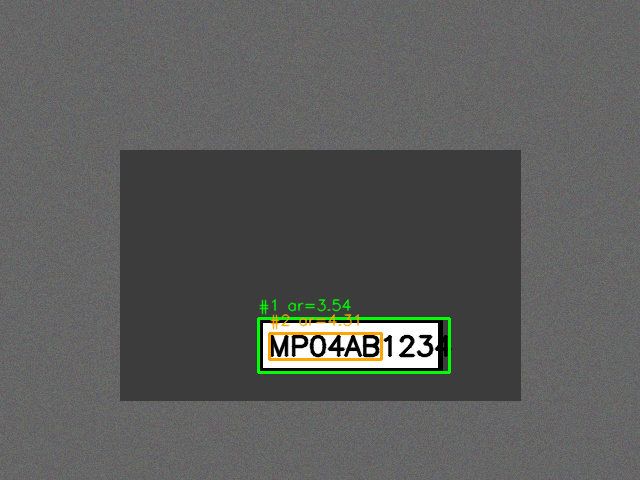
#> input picture synthetic_car1_candidates.png, 640 x 480 px
$ python ocr_report.py synthetic_car1_candidates.png
#> lines starting #> are read from the running program, lines starting #| are printed output that depends on the picture; after the words box and inside, x2 and y2 are one past the last pixel; in counts of white or black regions, pixels touching at a corner belong together
### preprocess.py
"""
preprocess.py
-------------
Module 1: Preprocessing

Takes a raw BGR image and produces:
  - grayscale version
  - noise-reduced version (bilateral filter: smooths flat regions,
    preserves edges -- important because plate borders/characters
    are exactly the edges we need to keep sharp)
  - Canny edge map (used downstream for contour-based localization)

Kept deliberately simple / classical (no deep learning), per the
project scope: OpenCV only.
"""

import cv2
import numpy as np


def to_grayscale(image: np.ndarray) -> np.ndarray:
    """Convert a BGR image to single-channel grayscale."""
    if len(image.shape) == 2:
        return image  # already grayscale
    return cv2.cvtColor(image, cv2.COLOR_BGR2GRAY)


def denoise(gray: np.ndarray, d: int = 11, sigma_color: int = 17,
            sigma_space: int = 17) -> np.ndarray:
    """
    Apply a bilateral filter.

    Unlike Gaussian blur, bilateral filtering smooths noise/texture
    while keeping strong edges intact -- which is exactly what we
    want before edge detection, since we don't want to blur away
    the plate's rectangular border.
    """
    return cv2.bilateralFilter(gray, d, sigma_color, sigma_space)


def detect_edges(denoised: np.ndarray, low_thresh: int = 30,
                  high_thresh: int = 200) -> np.ndarray:
    """Run Canny edge detection on the denoised grayscale image."""
    return cv2.Canny(denoised, low_thresh, high_thresh)


def preprocess_image(image: np.ndarray) -> dict:
    """
    Run the full preprocessing pipeline on a single image.

    Returns a dict with each intermediate stage so callers (and the
    debug/report step) can inspect or save every step if needed.
    """
    gray = to_grayscale(image)
    denoised = denoise(gray)
    edges = detect_edges(denoised)

    return {
        "original": image,
        "gray": gray,
        "denoised": denoised,
        "edges": edges,
    }


# [18 lines that do not run on import are left out]

### localize.py
"""
localize.py
-----------
Module 2: Plate Localization

Given the Canny edge map from preprocess.py, this module:
  1. Finds contours in the edge map.
  2. Filters candidate contours by aspect ratio (plates are
     roughly 2:1 to 5:1, width:height) and by minimum/maximum area
     relative to the image, to throw out noise and implausible
     shapes.
  3. Ranks the surviving candidates and returns the best one(s) as
     bounding boxes (x, y, w, h).

Classical contour-geometry approach -- no ML/DL involved.
"""

from dataclasses import dataclass
from typing import List, Tuple

import cv2
import numpy as np


@dataclass
class PlateCandidate:
    x: int
    y: int
    w: int
    h: int
    area: float
    aspect_ratio: float
    score: float

    @property
    def bbox(self) -> Tuple[int, int, int, int]:
        return (self.x, self.y, self.w, self.h)


def find_candidates(
    edges: np.ndarray,
    image_shape: Tuple[int, int],
    min_aspect: float = 2.0,
    max_aspect: float = 5.5,
    min_area_frac: float = 0.001,
    max_area_frac: float = 0.20,
) -> List[PlateCandidate]:
    """
    Find plausible plate bounding boxes from an edge map.

    Args:
        edges: binary edge map (output of Canny).
        image_shape: (height, width) of the original image, used to
            normalize the area thresholds so they scale with image size.
        min_aspect/max_aspect: acceptable width:height ratio range.
        min_area_frac/max_area_frac: acceptable contour area as a
            fraction of the total image area (filters out both tiny
            noise specks and implausibly large regions).

    Returns:
        List of PlateCandidate, sorted best-first (highest score).
    """
    h_img, w_img = image_shape[:2]
    img_area = float(h_img * w_img)

    # Dilate edges slightly so broken/fragmented plate borders (common
    # with Canny on real-world images) connect into closed contours.
    kernel = np.ones((3, 3), np.uint8)
    dilated = cv2.dilate(edges, kernel, iterations=1)

    contours, _ = cv2.findContours(
        dilated, cv2.RETR_LIST, cv2.CHAIN_APPROX_SIMPLE
    )

    candidates: List[PlateCandidate] = []
    for cnt in contours:
        x, y, w, h = cv2.boundingRect(cnt)
        if h == 0:
            continue

        area = float(w * h)
        area_frac = area / img_area
        aspect_ratio = w / float(h)

        if not (min_area_frac <= area_frac <= max_area_frac):
            continue
        if not (min_aspect <= aspect_ratio <= max_aspect):
            continue

        # Score candidates: prefer boxes whose aspect ratio is close
        # to a "typical" plate ratio (~3.5) and that are reasonably
        # large (larger candidates are usually more reliable than
        # tiny fragments that happened to pass the filters).
        target_aspect = 3.5
        aspect_penalty = abs(aspect_ratio - target_aspect)
        score = area_frac * 10.0 - aspect_penalty

        candidates.append(
            PlateCandidate(
                x=x, y=y, w=w, h=h,
                area=area, aspect_ratio=aspect_ratio, score=score,
            )
        )

    candidates.sort(key=lambda c: c.score, reverse=True)
    return candidates


def non_max_suppress(
    candidates: List[PlateCandidate], iou_thresh: float = 0.3
) -> List[PlateCandidate]:
    """
    Simple greedy NMS so overlapping boxes around the same plate
    don't all get reported as separate candidates.
    """
    def iou(a: PlateCandidate, b: PlateCandidate) -> float:
        ax2, ay2 = a.x + a.w, a.y + a.h
        bx2, by2 = b.x + b.w, b.y + b.h
        ix1, iy1 = max(a.x, b.x), max(a.y, b.y)
        ix2, iy2 = min(ax2, bx2), min(ay2, by2)
        iw, ih = max(0, ix2 - ix1), max(0, iy2 - iy1)
        inter = iw * ih
        if inter == 0:
            return 0.0
        union = a.area + b.area - inter
        return inter / union if union > 0 else 0.0

    kept: List[PlateCandidate] = []
    for cand in candidates:
        if all(iou(cand, k) < iou_thresh for k in kept):
            kept.append(cand)
    return kept


def localize_plates(
    edges: np.ndarray,
    image_shape: Tuple[int, int],
    top_k: int = 3,
) -> List[PlateCandidate]:
    """Full localization step: find candidates, dedupe, return top_k."""
    candidates = find_candidates(edges, image_shape)
    candidates = non_max_suppress(candidates)
    return candidates[:top_k]


# [14 lines left out: function draw_candidates, not called in this run]


# [22 lines that do not run on import are left out]

### ocr_report.py
"""
ocr_report.py
-------------
Module 3: OCR / Reporting

Given the original image and the localized plate candidate(s):
  1. Crop the best candidate region.
  2. Binarize it (Otsu threshold) to give Tesseract a clean,
     high-contrast input.
  3. Run pytesseract OCR restricted to a plate-like character
     whitelist.
  4. Draw the bounding box + recognized text on the full image
     (overlay) for visual QA.
  5. Provide helpers to log per-image results to CSV/JSON so a
     batch run produces a flat-file report.

OCR is treated as best-effort: classical localization + Tesseract
(no deep learning) will not match commercial ANPR accuracy, and
that limitation is documented in the README rather than hidden.
"""

import json
import csv
import os
from dataclasses import dataclass, asdict
from typing import List, Optional

import cv2
import numpy as np
import pytesseract

from localize import PlateCandidate


# Plates are (almost always) uppercase letters + digits + occasional
# hyphen/space -- restricting Tesseract's charset measurably improves
# accuracy versus letting it guess from its full dictionary.
TESSERACT_CONFIG = (
    "--psm 7 -c tessedit_char_whitelist=ABCDEFGHIJKLMNOPQRSTUVWXYZ0123456789"
)


@dataclass
class OCRResult:
    image_name: str
    plate_found: bool
    bbox: Optional[tuple]
    aspect_ratio: Optional[float]
    recognized_text: str
    confidence_note: str


def crop_candidate(image: np.ndarray, candidate: PlateCandidate,
                    pad_frac: float = 0.05) -> np.ndarray:
    """Crop the candidate bbox out of the full image, with small padding."""
    h_img, w_img = image.shape[:2]
    pad_x = int(candidate.w * pad_frac)
    pad_y = int(candidate.h * pad_frac)

    x1 = max(0, candidate.x - pad_x)
    y1 = max(0, candidate.y - pad_y)
    x2 = min(w_img, candidate.x + candidate.w + pad_x)
    y2 = min(h_img, candidate.y + candidate.h + pad_y)

    return image[y1:y2, x1:x2]


def binarize_plate(crop: np.ndarray) -> np.ndarray:
    """
    Convert a cropped plate region to a clean black/white image using
    Otsu's method -- gives Tesseract a high-contrast, noise-reduced
    input rather than raw grayscale.
    """
    gray = cv2.cvtColor(crop, cv2.COLOR_BGR2GRAY) if len(crop.shape) == 3 else crop
    gray = cv2.resize(gray, None, fx=2, fy=2, interpolation=cv2.INTER_CUBIC)
    gray = cv2.bilateralFilter(gray, 7, 15, 15)
    _, binary = cv2.threshold(
        gray, 0, 255, cv2.THRESH_BINARY + cv2.THRESH_OTSU
    )
    return binary


def ocr_plate(binary_crop: np.ndarray) -> str:
    """Run Tesseract OCR on a binarized plate crop and clean the result."""
    try:
        raw = pytesseract.image_to_string(binary_crop, config=TESSERACT_CONFIG)
    except pytesseract.TesseractError:
        return ""
    # strip whitespace/newlines Tesseract tends to add
    return "".join(raw.split())


def process_image(
    image: np.ndarray,
    image_name: str,
    candidates: List[PlateCandidate],
) -> OCRResult:
    """
    Run OCR on the best candidate (if any) and return a structured
    result ready to log/report.
    """
    if not candidates:
        return OCRResult(
            image_name=image_name,
            plate_found=False,
            bbox=None,
            aspect_ratio=None,
            recognized_text="",
            confidence_note="no plate-shaped region found",
        )

    best = candidates[0]
    crop = crop_candidate(image, best)
    binary = binarize_plate(crop)
    text = ocr_plate(binary)

    note = "ok" if text else "region found but OCR returned no text " \
                              "(likely low contrast / non-standard font)"

    return OCRResult(
        image_name=image_name,
        plate_found=True,
        bbox=best.bbox,
        aspect_ratio=round(best.aspect_ratio, 2),
        recognized_text=text,
        confidence_note=note,
    )


def draw_result_overlay(
    image: np.ndarray, result: OCRResult
) -> np.ndarray:
    """Draw the bbox + recognized text on a copy of the full image."""
    out = image.copy()
    if result.bbox:
        x, y, w, h = result.bbox
        cv2.rectangle(out, (x, y), (x + w, y + h), (0, 255, 0), 2)
        label = result.recognized_text if result.recognized_text else "?"
        cv2.putText(
            out, label, (x, max(0, y - 10)),
            cv2.FONT_HERSHEY_SIMPLEX, 0.8, (0, 255, 0), 2, cv2.LINE_AA,
        )
    return out


def write_csv_report(results: List[OCRResult], out_path: str) -> None:
    fieldnames = ["image_name", "plate_found", "bbox", "aspect_ratio",
                  "recognized_text", "confidence_note"]
    with open(out_path, "w", newline="") as f:
        writer = csv.DictWriter(f, fieldnames=fieldnames)
        writer.writeheader()
        for r in results:
            writer.writerow(asdict(r))


def write_json_report(results: List[OCRResult], out_path: str) -> None:
    with open(out_path, "w") as f:
        json.dump([asdict(r) for r in results], f, indent=2)


if __name__ == "__main__":
    import sys
    from preprocess import preprocess_image
    from localize import localize_plates

    if len(sys.argv) != 2:
        print("Usage: python ocr_report.py <image_path>")
        sys.exit(1)

    img = cv2.imread(sys.argv[1])
#> img is the input picture: shape (480, 640, 3); mean B, G, R 90.5, 92.5, 91.4
    if img is None:
        print(f"Could not read image: {sys.argv[1]}")
        sys.exit(1)

    name = os.path.basename(sys.argv[1])
    stages = preprocess_image(img)
#> in detect_edges, `return cv2.Canny(denoised, low_thresh, high_thresh)`:
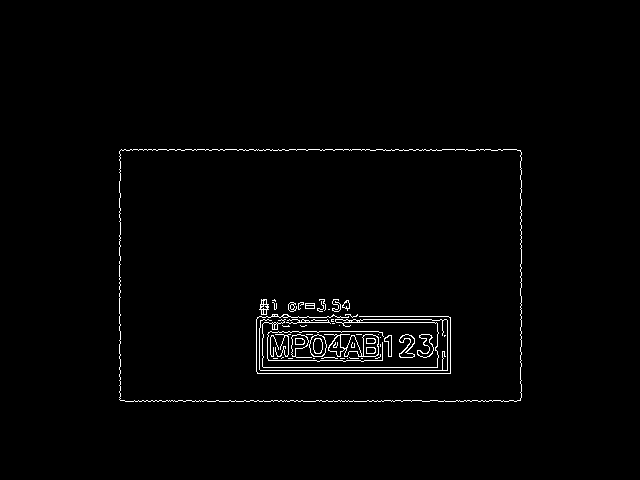
#> returned value: shape (480, 640); 1.5% white in thin lines or dots, all inside (x1, y1, x2, y2) = (119, 149, 522, 402)
#> stages = 4 items
    cands = localize_plates(stages["edges"], img.shape)
#> in find_candidates, `dilated = cv2.dilate(edges, kernel, iterations=1)`:
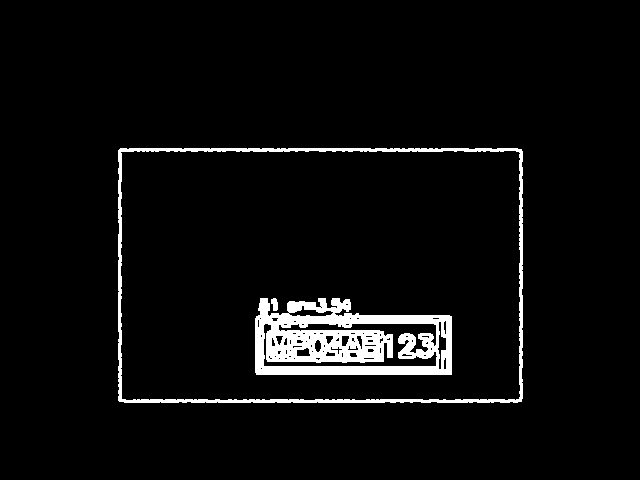
#> dilated: shape (480, 640); 4.6% white; 3 white regions
#> in find_candidates, `contours, _ = cv2.findContours( dilated, cv2.RETR_LIST, cv2.CHAIN_APPR..`: contours = 84 contours, 57 with area under 20; largest, box (x1, y1, x2, y2) and area: (118, 148, 523, 403) 102387, (120, 150, 521, 401) 99126, (255, 298, 452, 375) 12506, (263, 323, 438, 367) 2843, (288, 305, 334, 317) 238
#> the loop in find_candidates, `for cnt in contours:` made 84 passes
#> (x, y, w, h, area, area_frac, aspect_ratio) on passes 4, 19, 24, 36, 40, 42, 43, 48: (315, 357, 6, 4, 24, 7.81e-05, 1.5), (277, 350, 5, 5, 25, 8.14e-05, 1), (379, 347, 3, 7, 21, 6.84e-05, 0.429), (367, 339, 7, 4, 28, 9.11e-05, 1.75), (386, 337, 5, 4, 20, 6.51e-05, 1.25), (351, 337, 4, 5, 20, 6.51e-05, 0.8), (335, 337, 5, 5, 25, 8.14e-05, 1), (365, 335, 8, 3, 24, 7.81e-05, 2.67)
#> after the loop in find_candidates, `for cnt in contours:`: candidates = 3 items
#> the loop in non_max_suppress, `for cand in candidates:` made 3 passes
#> after the loop in non_max_suppress, `for cand in candidates:`: kept = 2 items
#> cands = 2 items
    result = process_image(img, name, cands)
#> in crop_candidate, `return image[y1:y2, x1:x2]`:
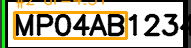
#> returned value: shape (48, 191, 3); mean of channels 0, 1, 2 151.2, 172.3, 177.6; drawn as B, G, R
#> in binarize_plate, `gray = cv2.cvtColor(crop, cv2.COLOR_BGR2GRAY) if len(crop.shape) == 3 ..`:
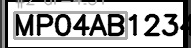
#> gray: shape (48, 191); min 0, max 255, mean 171.5
#> in binarize_plate, `gray = cv2.resize(gray, None, fx=2, fy=2, interpolation=cv2.INTER_CUBIC)`:
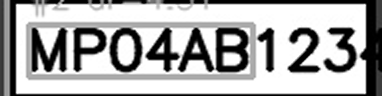
#> gray: shape (96, 382); min 0, max 255, mean 171.6
#> in binarize_plate, `_, binary = cv2.threshold( gray, 0, 255, cv2.THRESH_BINARY + cv2.THRES..`:
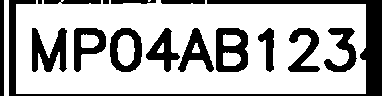
#> binary: shape (96, 382); 70.3% white; 16 black regions (1 under 20 px), largest, box (x1, y1, x2, y2) and area: (9, 0, 382, 96) 3674, (216, 28, 248, 72) 940, (32, 28, 67, 72) 926
#> (the run stopped early here; a loop or call above may not have finished)
